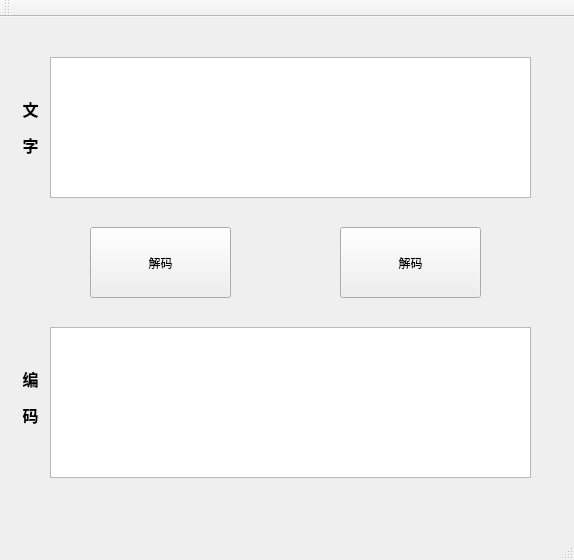
<?xml version="1.0" encoding="UTF-8"?>
<ui version="4.0">
 <class>TransformWin</class>
 <widget class="QMainWindow" name="TransformWin">
  <property name="geometry">
   <rect>
    <x>0</x>
    <y>0</y>
    <width>574</width>
    <height>560</height>
   </rect>
  </property>
  <property name="windowTitle">
   <string>MainWindow</string>
  </property>
  <widget class="QWidget" name="centralWidget">
   <widget class="QPushButton" name="encode">
    <property name="geometry">
     <rect>
      <x>90</x>
      <y>210</y>
      <width>141</width>
      <height>71</height>
     </rect>
    </property>
    <property name="text">
     <string>解码</string>
    </property>
   </widget>
   <widget class="QTextEdit" name="text">
    <property name="geometry">
     <rect>
      <x>50</x>
      <y>40</y>
      <width>481</width>
      <height>141</height>
     </rect>
    </property>
   </widget>
   <widget class="QTextEdit" name="code">
    <property name="geometry">
     <rect>
      <x>50</x>
      <y>310</y>
      <width>481</width>
      <height>151</height>
     </rect>
    </property>
   </widget>
   <widget class="QPushButton" name="decoding_2">
    <property name="geometry">
     <rect>
      <x>340</x>
      <y>210</y>
      <width>141</width>
      <height>71</height>
     </rect>
    </property>
    <property name="text">
     <string>解码</string>
    </property>
   </widget>
   <widget class="QLabel" name="label">
    <property name="geometry">
     <rect>
      <x>20</x>
      <y>60</y>
      <width>21</width>
      <height>101</height>
     </rect>
    </property>
    <property name="layoutDirection">
     <enum>Qt::LeftToRight</enum>
    </property>
    <property name="autoFillBackground">
     <bool>false</bool>
    </property>
    <property name="text">
     <string>&lt;html&gt;&lt;head/&gt;&lt;body&gt;&lt;p align=&quot;center&quot;&gt;&lt;span style=&quot; font-size:12pt; font-weight:600;&quot;&gt;文&lt;/span&gt;&lt;/p&gt;&lt;p align=&quot;center&quot;&gt;&lt;span style=&quot; font-size:12pt; font-weight:600;&quot;&gt;字&lt;/span&gt;&lt;/p&gt;&lt;/body&gt;&lt;/html&gt;</string>
    </property>
    <property name="scaledContents">
     <bool>false</bool>
    </property>
    <property name="alignment">
     <set>Qt::AlignLeading|Qt::AlignLeft|Qt::AlignVCenter</set>
    </property>
    <property name="margin">
     <number>0</number>
    </property>
   </widget>
   <widget class="QLabel" name="label_2">
    <property name="geometry">
     <rect>
      <x>20</x>
      <y>330</y>
      <width>21</width>
      <height>101</height>
     </rect>
    </property>
    <property name="layoutDirection">
     <enum>Qt::LeftToRight</enum>
    </property>
    <property name="autoFillBackground">
     <bool>false</bool>
    </property>
    <property name="text">
     <string>&lt;html&gt;&lt;head/&gt;&lt;body&gt;&lt;p align=&quot;center&quot;&gt;&lt;span style=&quot; font-size:12pt; font-weight:600;&quot;&gt;编&lt;/span&gt;&lt;/p&gt;&lt;p align=&quot;center&quot;&gt;&lt;span style=&quot; font-size:12pt; font-weight:600;&quot;&gt;码&lt;/span&gt;&lt;/p&gt;&lt;/body&gt;&lt;/html&gt;</string>
    </property>
    <property name="scaledContents">
     <bool>false</bool>
    </property>
    <property name="alignment">
     <set>Qt::AlignLeading|Qt::AlignLeft|Qt::AlignVCenter</set>
    </property>
    <property name="margin">
     <number>0</number>
    </property>
   </widget>
  </widget>
  <widget class="QMenuBar" name="menuBar">
   <property name="geometry">
    <rect>
     <x>0</x>
     <y>0</y>
     <width>574</width>
     <height>26</height>
    </rect>
   </property>
  </widget>
  <widget class="QToolBar" name="mainToolBar">
   <attribute name="toolBarArea">
    <enum>TopToolBarArea</enum>
   </attribute>
   <attribute name="toolBarBreak">
    <bool>false</bool>
   </attribute>
  </widget>
  <widget class="QStatusBar" name="statusBar"/>
 </widget>
 <layoutdefault spacing="6" margin="11"/>
 <resources/>
 <connections/>
</ui>
